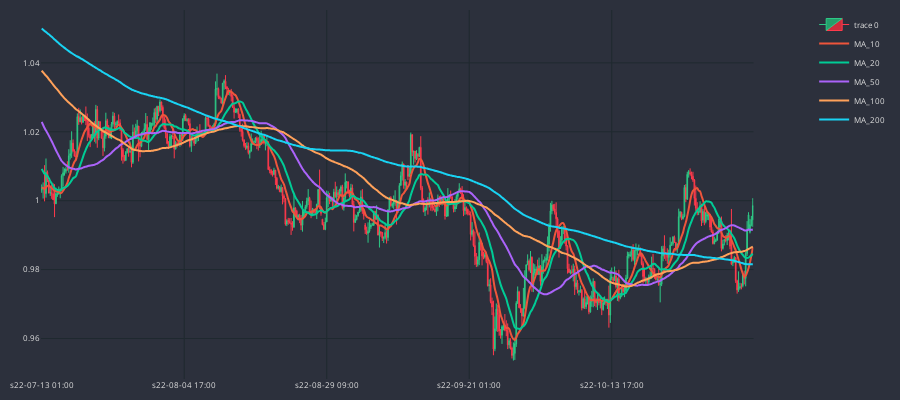

Notebook code for this chart:
### Code cell
cp.show_plot(line_traces=traces)

### Figure 1 — Plotly figure (JSON) as saved in the notebook; plotly's stock layout.template omitted (floating-point values rounded to 4 significant figures; data arrays with more than 128 entries replaced by an {"elided": "..."} marker saying what was removed)
{"data": [{"close": {"elided": "500 float values"}, "decreasing": {"fillcolor": "#CC2E3C", "line": {"color": "#FF3A4C"}}, "high": {"elided": "500 float values"}, "increasing": {"fillcolor": "#24A06B", "line": {"color": "#2EC886"}}, "line": {"width": 1}, "low": {"elided": "500 float values"}, "opacity": 1, "open": {"elided": "500 float values"}, "type": "candlestick", "x": {"elided": "500 str values"}}, {"line": {"shape": "spline", "width": 2}, "name": "MA_10", "type": "scatter", "x": {"elided": "500 str values"}, "xaxis": "x", "y": {"elided": "500 float values"}, "yaxis": "y"}, {"line": {"shape": "spline", "width": 2}, "name": "MA_20", "type": "scatter", "x": {"elided": "500 str values"}, "xaxis": "x", "y": {"elided": "500 float values"}, "yaxis": "y"}, {"line": {"shape": "spline", "width": 2}, "name": "MA_50", "type": "scatter", "x": {"elided": "500 str values"}, "xaxis": "x", "y": {"elided": "500 float values"}, "yaxis": "y"}, {"line": {"shape": "spline", "width": 2}, "name": "MA_100", "type": "scatter", "x": {"elided": "500 str values"}, "xaxis": "x", "y": {"elided": "500 float values"}, "yaxis": "y"}, {"line": {"shape": "spline", "width": 2}, "name": "MA_200", "type": "scatter", "x": {"elided": "500 str values"}, "xaxis": "x", "y": {"elided": "500 float values"}, "yaxis": "y"}], "layout": {"font": {"color": "#e1e1e1", "size": 8}, "height": 400, "margin": {"b": 10, "l": 10, "r": 10, "t": 10}, "paper_bgcolor": "#2c303c", "plot_bgcolor": "#2c303c", "width": 900, "xaxis": {"anchor": "y", "domain": [0, 0.94], "gridcolor": "#1f292f", "nticks": 5, "rangeslider": {"visible": false}}, "yaxis": {"anchor": "x", "domain": [0, 1], "gridcolor": "#1f292f"}, "yaxis2": {"anchor": "x", "gridcolor": "#1f292f", "overlaying": "y", "side": "right"}}}
